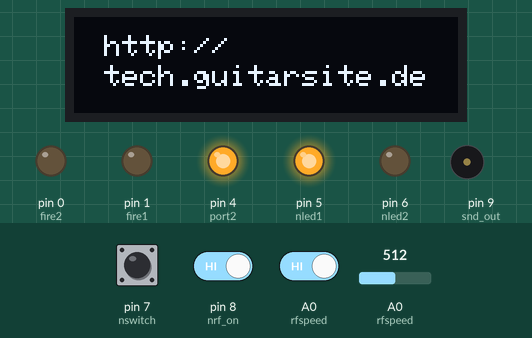
This sketch was run on a simulated Arduino Uno, built with avr-gcc and run on an emulated ATmega328P. Parts: 128×32 one-colour display, output pins drawn as LEDs (lit = HIGH), buzzer (waves = sounding). Dashed ring = blinking. The inputs (shaded band) are chosen by the test bench; at power-on: pin 8 (nrf_on) HIGH, A0 (rfspeed) HIGH, pin 7 (nswitch) HIGH, A0 (rfspeed) = 512.

Above: at 3.5 s.
3.6 s: pin 8 (nrf_on) driven LOW
At 4.28 s:
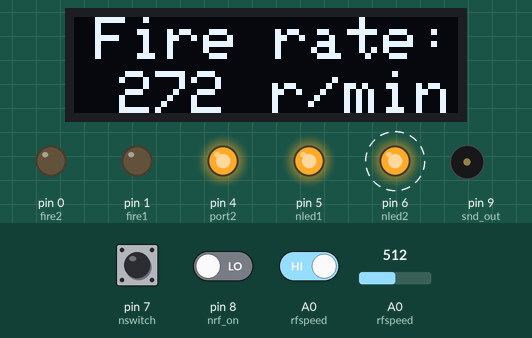
5.4 s: A0 (rfspeed) driven LOW
At 6.3 s:
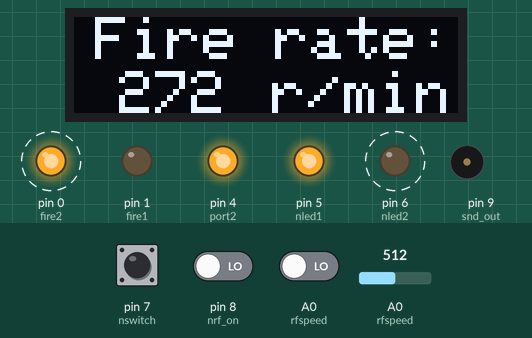
7.2 s: pin 7 (nswitch) pulled LOW for 0.15 s
At 8.0 s:
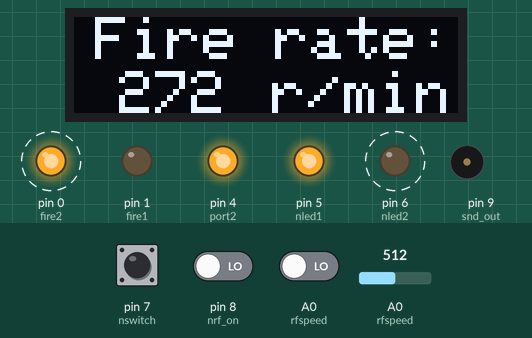
8.8 s: A0 (rfspeed) set to 1010
At 10.09 s:
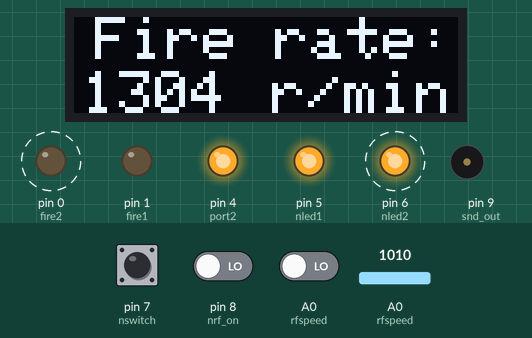
10.6 s: pin 7 (nswitch) pulled LOW for 1 s
At 11.01 s:
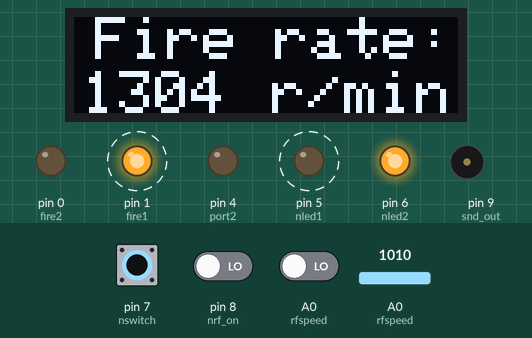
13.1 s: A0 (rfspeed) set to 900
At 13.36 s:
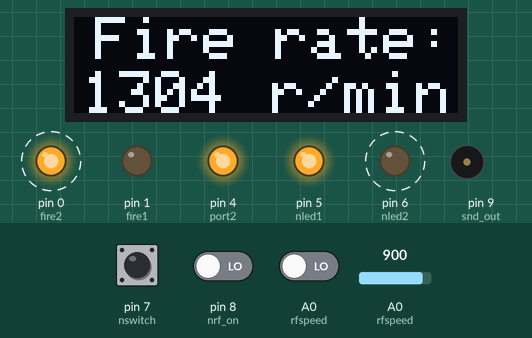
Timing chart, 0 to 15.9 s (numbered marks = the images above; inputs shaded):
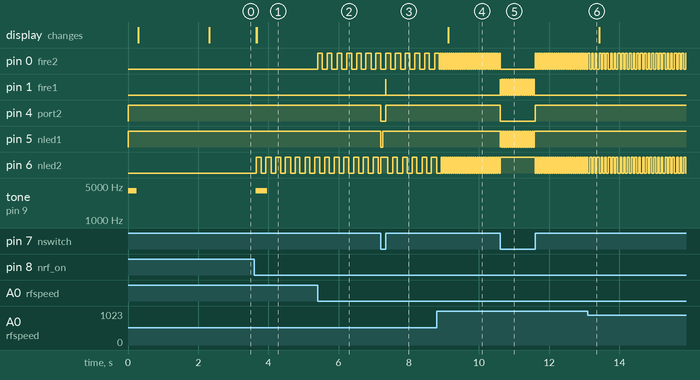

Measured:
- after the input at 3.6 s, pin 6 (nled2): alternates HIGH for 0.15 s and LOW for 0.13 s, starting after 0.05 s; tone on pin 9 (snd_out): silent → 4000 Hz at once, → silent 0.33 s later; the display: first changes after 0.05 s (image 1 shows a later state)
- after the input at 5.4 s, pin 0 (fire2): alternates HIGH for 0.13 s and LOW for 0.15 s, starting at once
- after the input at 7.2 s, pin 1 (fire1): LOW → HIGH after 0.14 s, → LOW 0.01 s later; pin 4 (port2): HIGH → LOW at once, → HIGH 0.15 s later; pin 5 (nled1): HIGH → LOW at once, → HIGH 0.06 s later
- after the input at 8.8 s, pin 0 (fire2): alternates HIGH for 0.03 s and LOW for 0.03 s, starting after 0.10 s; pin 6 (nled2): alternates HIGH for 0.03 s and LOW for 0.03 s, starting after 0.15 s; the display: changes after 0.33 s (image 4)
- after the input at 10.6 s, pin 1 (fire1): alternates HIGH for 0.03 s and LOW for 0.03 s, 34 changes in all, then stays LOW, starting at once; pin 4 (port2): HIGH → LOW at once, → HIGH 1.0 s later; pin 5 (nled1): alternates HIGH for 0.03 s and LOW for 0.03 s, 34 changes in all, then stays HIGH, starting at once
- after the input at 13.1 s, pin 0 (fire2), pin 6 (nled2): alternates HIGH for 0.05 s and LOW for 0.05 s, starting after 0.11 s

The sketch:

joysw_rf.ino
```cpp
#define OLED                   // OLED display attached. If not, comment out

#ifdef OLED
/* ===============================OLED========================================== */
#include <SPI.h>
#include <Wire.h>
#include <Adafruit_GFX.h>       // https://github.com/adafruit/Adafruit-GFX-Library
#include <Adafruit_SSD1306.h>   // https://github.com/adafruit/Adafruit_SSD1306
#define SCREEN_WIDTH 128        // OLED display width, in pixels
#define SCREEN_HEIGHT 32        // OLED display height, in pixels

/* ==== The 64 logo ==== */
#define LOGO_HEIGHT   30
#define LOGO_WIDTH    34
static const unsigned char PROGMEM logo_bmp[] =
{ B00000000, B00000000, B11111001, B11100000, B00000000,
B00000000, B00000001, B11110011, B11001000, B00000000,
B00000000, B00000011, B11100111, B10011000, B00000000,
B00000000, B00000111, B11001111, B00111000, B00000000,
B00000000, B00001111, B10011110, B01111000, B00000000,
B00000000, B00011111, B00111100, B01111000, B00000000,
B00000000, B00111110, B01111000, B01111000, B00000000,
B00000000, B01111100, B11110000, B01111000, B00000000,
B00000000, B11111001, B11100000, B01111000, B00000000,
B00000001, B11110011, B11000000, B01111000, B00000000,
B00000011, B11100111, B11000000, B01111000, B00000000,
B00000111, B11001111, B11000000, B01111111, B11000000,
B00001111, B10011111, B11111111, B11111111, B10000000,
B00011111, B00111111, B11111111, B11111111, B00000000,
B00111110, B01111111, B11111111, B11111110, B00000000,
B00111100, B10000111, B11111111, B11111100, B00000000,
B01111000, B00000001, B11110000, B01111000, B00000000,
B01111000, B00000000, B11110000, B01111000, B00000000,
B01110000, B00000000, B01111000, B01111000, B00000000,
B11110000, B00000000, B01111000, B01111000, B00000000,
B11110000, B00000000, B01111000, B01111000, B00000000,
B11110000, B00000000, B01111000, B01111000, B00000000,
B01111000, B00000000, B01111000, B01111000, B00000000,
B01111000, B00000000, B11111000, B01111000, B00000000,
B01111100, B00000001, B11110000, B01111000, B00000000,
B00111111, B00000111, B11110000, B01111000, B00000000,
B00011111, B11111111, B11100000, B01111000, B00000000,
B00001111, B11111111, B11000000, B01111000, B00000000,
B00000111, B11111111, B00000000, B01111000, B00000000,
B00000000, B11111000, B00000000, B01111000, B00000000 };

// Declaration for an SSD1306 display connected to I2C (SDA, SCL pins)
#define OLED_RESET     -1 // Reset pin # (or -1 if sharing Arduino reset pin)
Adafruit_SSD1306 display(SCREEN_WIDTH, SCREEN_HEIGHT, &Wire, OLED_RESET);

/*
 * show the title screen with lofo on OLED
 */
void showLogo(void) {
  display.clearDisplay();                                 // clear OLED
  display.drawBitmap(                                     // place the 64 logo in the middle of the OLED
    (display.width()  - LOGO_WIDTH ) /2,
    (display.height() - LOGO_HEIGHT) /2,
    logo_bmp, LOGO_WIDTH, LOGO_HEIGHT, 1);
  display.display();                                      // display it!
  delay(2000);                                            // wait 2 secs
  display.clearDisplay();                                 // clear OLED
  display.setCursor(10,6);                                // position the cursor
  display.setTextSize(1);                                 // smalest text
  display.setTextColor(SSD1306_WHITE);                    // text color is white
  display.println(F("http://"));                          // put http://tech.guitarsite.de on oled
  display.setCursor(10,16);
  display.println(F("tech.guitarsite.de"));
  display.display();                                      // display it
}

/*
 * write thet "Fire Rate" etc. on oled.
 */
void writeText(void) {
  display.clearDisplay();                 //clear OLED
  display.setTextSize(2);                 // middle text size
  display.setTextColor(SSD1306_WHITE);    // Draw white text
  display.setCursor(7,0);                 // Start at top-left corner
  display.cp437(true);                    // Use full 256 char 'Code Page 437' font
  display.println(F("Fire rate:"));       // the text
  display.setCursor(66,18);               // 2nd line
  display.println(F("r/min"));            // the unit (rounds per minute)
  display.display();                      // display it
 }

/*
 *  write the fire rate to the OLED
 */
void writeFireRate(int rf_interval) {
  int cad;
  cad = 30000/(rf_interval);                              // calculate the fire rate in rounds per minute from the half period time
  display.fillRect( 3, 18, 60, 16, SSD1306_BLACK );       // clear the space for the fire rate: draw a black rectangle
  if (cad == 0) {
    display.setCursor(15,18);
    display.println(F("OFF"));                            // show OFF
    display.display();
  }
  else {
    if (cad < 10) { display.setCursor(3+3*12,18); }       // position the cursor (the fire rate is aligned right)
    else if (cad < 100) { display.setCursor(3+2*12,18); }
    else if (cad < 1000) { display.setCursor(3+12,18); }
    else display.setCursor(3,18);
    display.println( cad );//                             // write fire rate to the display
  }
  display.display();                                      // display it
}

void writeStatusOff( void ){
  display.clearDisplay();
  display.clearDisplay();                 //clear OLED
  display.setTextSize(4);                 //large text size
  display.setCursor(28,2);                // position sursor
  display.println(F("OFF"));              // write OFF to OLED
  display.display();
}
/* ===============================OLED========================================== */
#endif  // ifdef OLED


#define rfspeed  A0                       // potentiometer input
#define blink_time 200                    // blink time (msecs)
#define snd_time 250                      // sound time (msecs)
#define debounce 30
#define rate_cycle 250                    // display the fire rate every <rate_cycle> msecs


int fire1 = 1;   // fire port #1 (active high)
int fire2 = 0;   // fire port #2 (active high)
int port2 = 4;   // port switch #1 = low, #2 = high
int nled1 = 5;   // led port #1 (active low)
int nled2 = 6;   // led port #2 (active low)
int nswitch = 7; // channel select switch (#1 = low, #2 = high)
int nrf_on = 8;  // rapid fire toggle switch (active low)
int snd_out = 9; // output for piezo speaker
int nfire = 14;  // fire input from joystick

// int wait_time = 500;
int channel = 2;                  // default channel is port #2
int rapid_fire = 0;               // rapid fire flag
int loop_counter = blink_time;    // some loop counter for blinking the LEDs
int rapid_fire_interval = 200;    // rapid fire interval in mili seconds
int rf_loop_counter = 200;        // loop counter for rapid fire
int previous_fire_state = 1;      // previous state of the fire button
int debounce_counter = debounce;  // counter for debouncing rf switch
int rf_toggle = 0;                // flag to let the rapid fire only toggle once before the switch is released
int blink_state = 0;              // state of the led blink (while rapid fire)
int rf_state = 1;                 // state of rapid fire, 1 = fire, 0 = not fire
int pot_value;                    // value of the potentiometer
int fire_output = HIGH;           // fire output level
int snd_counter = 0;              // sound count down
int display_counter = 0;          // display cycle coundown
int last_rate = 0;                // last displayed fire rate

void setup() {
  digitalWrite(fire1, LOW);       // initialize with low (= inactive)
  pinMode(fire1,  OUTPUT);        // fire port #1 is an output

  digitalWrite(fire2, LOW);       // initialize with low (= inactive)
  pinMode(fire2, OUTPUT);         // fire port #2 is an output

  digitalWrite(port2, HIGH);      // initialize with high (= Port #2 is selected by default)
  pinMode(port2, OUTPUT);         // this signal determins which port is used. It is an output

  digitalWrite(nled1, HIGH);      // initialize with high (= led1 is off)
  pinMode(nled1, OUTPUT);         // led port #1 is an output

  digitalWrite(nled2, LOW );      // initialize with low (= led2 is on)
  pinMode(nled2, OUTPUT);         // led port #2 is an output

  pinMode(nswitch, INPUT);        // channel select switch is an input
  pinMode(nrf_on,  INPUT);        // rapid fire toggle switch is an input
  pinMode(nfire,   INPUT);        // nfire is an input

  tone( snd_out, 4000 );          // 1kz sound on snd_out
  delay( 250 );
  noTone( snd_out );

#ifdef OLED
  if(!display.begin(SSD1306_SWITCHCAPVCC, 0x3C)) { // Address 0x3C for 128x32
    while(1) {                      // Don't proceed, loop forever
       tone( snd_out, 4000 );       // 1kz sound on snd_out
       delay( 250 );
       tone( snd_out, 2000 );       // 1kz sound on snd_out
       delay( 250 );
    }
  }
  showLogo();
#endif
}

void loop() {
   // test the channel switch and change ports if required
   if  (digitalRead( nswitch ) == LOW) {  // port #1 selected
      if (channel == 2) {                 // port has changed
         digitalWrite( fire2, LOW );      // no more firing at port #2
         digitalWrite( nled2, HIGH );     // switch off led2
         digitalWrite( nled1, LOW );      // switch on LED of Port#1
         digitalWrite( port2, LOW );      // switch joystick signals to port #1
         channel = 1;                     // store channel number
      }
   }
   else {                                 // port #2 selected
      if (channel == 1) {                 // port has changed
         digitalWrite( fire1, LOW );      // no more firing at port #1
         digitalWrite( nled1, HIGH );     // switch off led1
         digitalWrite( nled2, LOW );      // switch on LED of Port#2
         digitalWrite( port2, HIGH );     // switch joystick signals to port #2
         channel = 2;                     // store channel number
      }
   }

   pot_value = analogRead(rfspeed);                             // read the value of the potentiometer
   rapid_fire_interval = map( pot_value, 0, 1023, 200, 20 );    // calculate the rapiod fire (half) period in millisecs
   if (rapid_fire==1) {                                         // if rapid fire is switched on
     if (display_counter == 0) {                                // the rate is only displayed every <rate_cycle> msecs
#ifdef OLED
        writeFireRate(rapid_fire_interval);                     // display
#endif
        display_counter = rate_cycle;                           // reset counter
     }
     else {
       display_counter--;                                       // decrement counter
     }
   }

   // test the fire button and fire on the selected channel, if required
   if (digitalRead( nfire ) == LOW ) {                     // fire button pressed?
      if (rapid_fire == 1) {
         if (previous_fire_state == 1) {                   // did the button status change?
            rf_loop_counter = rapid_fire_interval;         // yes: reset the rapid fire loop counter
            rf_state = 1;                                  // and start firing immideately
         }
         else if (rf_loop_counter > 0) {                   // no:
            rf_loop_counter--;                             // decrement counter
         }
         else {                                            // if counter is zero
            rf_loop_counter = rapid_fire_interval;         // reset the rapid fire loop counter
            if (rf_state == 1) {                           // and toggle the rf_state
              rf_state = 0;
            }
            else {
              rf_state = 1;
            }
         }
      }
      fire_output = (rapid_fire == 0) || (rf_state == 1);   // press fire if rapid fire is off or rapid fire state is on
      if (channel == 1) {                                   // is channel 1 selected
        digitalWrite( fire1, fire_output );                 // fire on port #1
      }
      else {                                                // channel 2 is selected
        digitalWrite( fire2, fire_output );                 // fire on port #2
      }
      previous_fire_state = 0;
   }
   else {                                                   // no fire button pressed
     digitalWrite( fire1, LOW );                            // switch off both fire outputs
     digitalWrite( fire2, LOW );
     previous_fire_state = 1;
   }

   // test the rapid fire button and toggle rapid fire mode, if required
   if (digitalRead( nrf_on ) == LOW) {                      // rapid fire toggle switch pressed?
      if (rf_toggle == 0) {
        if (debounce_counter > 0) {                         // debounce time not elapsed
          debounce_counter--;                               // decrement debounce counter
        }
        else {                                              // debounce time elapsed
          if (rapid_fire == 0) {                            // toggle rapid fire mode
            rapid_fire = 1;                                 // on
            blink_state = 0;                                // set blink state to off
            rf_state = 1;                                   // set rf state: fire immideately
            loop_counter = rapid_fire_interval;             // initialize loop_counter
            snd_counter = snd_time;                         // start delay for sound
            tone( snd_out, 4000 );                          // Tone on
            display_counter = 0;
#ifdef OLED
            writeText();                                    // write "Fire rate: ..... r/min" on OLED dispklay
#endif
          }
          else {
            rapid_fire = 0;
#ifdef OLED
            writeStatusOff();                              // write "OFF" on OLED display
#endif
            if (channel == 1) {
              digitalWrite( nled1, LOW );                  // switch on LED of Port#1
            }
            else {
              digitalWrite( nled2, LOW );                  // switch on LED of Port#2
            }
          }
          rf_toggle = 1;                                   // inhibit further toggling until switch was released
        }
      }
   }
   else {
     debounce_counter = debounce;                           // reset debounce counter
     rf_toggle = 0;                                         // reset rf_toggle (allow next toggle of rapid fire state)
   }

   // blink the channel LED if rapid fire is on
   if  (rapid_fire == 1) {                                  // if rapid fire, then blinking
      if (loop_counter > 0) {                               // loop_counter elapsed?
        loop_counter--;                                     // no: decrement
      }
      else {                                                // yes:
        loop_counter = rapid_fire_interval;                 // initialize loop_counter
        if (blink_state == 0) {                             // toggle blink state
          blink_state = 1;                                  // led off
        }
        else {
          blink_state = 0;                                  // led on
        }
      }
      if (channel == 1)                                     // if channel 1 select, then blibk LED1
        if (blink_state == 0) {                             // switch on and off depending on the blink state
          digitalWrite( nled1, HIGH );
        }
        else {
          digitalWrite( nled1, LOW );
        }
      else {
        if (blink_state == 0) {
          digitalWrite( nled2, HIGH );
        }
        else {
          digitalWrite( nled2, LOW );
        }
      }
   }
   if (snd_counter > 0) {                                    // count down for the beeper
      if (--snd_counter == 0) {
        noTone( snd_out );                                   // if the count down is elaped, sound off
      }
   }
   // this is the 1 mili second loop delay
   delay( 1 ); // delay 1 msec                               // the 1msec loop delay
}
```
